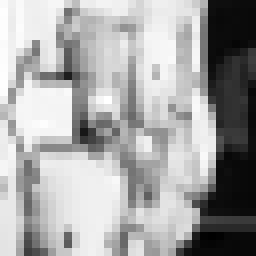
#> input picture img/input_directions/extracted/n.png, 32 x 32 px, found by its file name (shown 8 times larger)
$ python extract_direction_templates_from_image.py ../img/input_directions/extracted/n.png
#> lines starting #> are read from the running program, lines starting #| are printed output that depends on the picture
#!/usr/bin/env python3
"""Extract direction-zone crops from input strip and save as templates.
  Image: python scripts/extract_direction_templates_from_image.py path/to/strip.png
  Video P1: python scripts/extract_direction_templates_from_image.py --video path/to/video.mp4
  Video P2: python scripts/extract_direction_templates_from_image.py --video path/to/video.mp4 --p2
Slices into fixed-height rows, crops middle (direction zone), resizes to 32x32.
  P1 -> img/input_directions/extracted/   P2 -> img/input_directions/extracted_p2/
"""
import os
import sys
import configparser
import cv2
import numpy as np

parent = os.path.dirname(os.path.dirname(os.path.abspath(__file__)))
sys.path.insert(0, parent)
os.chdir(parent)

def load_synthetic_templates():
    templates_dir = os.path.join(parent, "img", "input_directions")
    labels = ["n", "1", "2", "3", "4", "6", "7", "8", "9"]
    out = []
    for lab in labels:
        path = os.path.join(templates_dir, f"{lab}.png")
        t = cv2.imread(path, cv2.IMREAD_GRAYSCALE)
        if t is not None:
            out.append((lab.upper() if lab == "n" else lab, t))
    return out

def main():
    use_video = "--video" in sys.argv
    use_p2 = "--p2" in sys.argv
    args = [a for a in sys.argv[1:] if a not in ("--video", "--p2")]
    if not args:
        print("Usage: python scripts/extract_direction_templates_from_image.py <strip_image>")
        print("   or: python scripts/extract_direction_templates_from_image.py --video <video.mp4> [--p2]")
        return 1
    path = os.path.expanduser(args[0])
    if not os.path.isfile(path):
        print(f"Not found: {path}")
        return 1
    if use_video:
        cap = cv2.VideoCapture(path)
        if not cap.isOpened():
            print("Could not open video")
            return 1
        cap.set(cv2.CAP_PROP_POS_FRAMES, 0)
        ret, frame = cap.read()
        cap.release()
        if not ret:
            print("Could not read first frame")
            return 1
        cfg = configparser.ConfigParser()
        cfg.read(os.path.join(parent, "config.ini"))
        region_key = "p2_region" if use_p2 else "p1_region"
        default = "1640,200,280,700" if use_p2 else "0,200,280,700"
        reg = cfg.get("input_display", region_key, fallback=default)
        parts = [int(p.strip()) for p in reg.split(",") if p.strip()]
        if len(parts) != 4:
            print(f"Invalid {region_key}")
            return 1
        x, y, rw, rh = parts
        h_vid, w_vid = frame.shape[:2]
        sx, sy = w_vid / 1920, h_vid / 1080
        x, y = int(x * sx), int(y * sy)
        rw, rh = int(rw * sx), int(rh * sy)
        img = frame[y : y + rh, x : x + rw]
    else:
        img = cv2.imread(path)
#> img is the input picture: shape (32, 32, 3); min 0, max 255, mean 165
        if img is None:
            print("Could not load image")
            return 1
    if img.ndim == 3:
        gray = cv2.cvtColor(img, cv2.COLOR_BGR2GRAY)
    else:
        gray = img
    h, w = gray.shape[:2]
#> h = 32; w = 32
    # Fixed row height (strip is ~550px, ~15-19 rows -> ~29-36 px/row)
    row_height = max(28, h // 18)
#> row_height = 28
    out_dir = os.path.join(parent, "img", "input_directions", "extracted_p2" if use_p2 else "extracted")
    os.makedirs(out_dir, exist_ok=True)
    synthetics = load_synthetic_templates()
    if not synthetics:
        print("No synthetic templates in img/input_directions/ - run scripts/generate_direction_templates.py first")
        return 1
    x1, x2 = w // 3, 2 * (w // 3)
#> x1 = 10; x2 = 20
    extracted = []
    y = row_height // 2
#> y = 14
    while y + row_height // 2 < h:
        y1 = max(0, y - row_height // 2)
        y2 = min(h, y + row_height // 2)
        zone = gray[y1:y2, x1:x2]
        zone = cv2.resize(zone, (32, 32), interpolation=cv2.INTER_AREA)
        zone = cv2.normalize(zone, None, 0, 255, cv2.NORM_MINMAX)
        best_label, best_score = None, -2.0
        for label, tpl in synthetics:
            tpl_norm = cv2.normalize(tpl, None, 0, 255, cv2.NORM_MINMAX)
            res = cv2.matchTemplate(zone, tpl_norm, cv2.TM_CCOEFF_NORMED)
            score = float(np.max(res))
            if score > best_score:
                best_score = score
                best_label = "5" if label == "N" else label
        save_label = best_label if best_score >= 0.2 else f"row{len(extracted)}"
        if best_label == "5":
            save_name = "n.png"
        else:
            save_name = f"{save_label}.png"
        out_path = os.path.join(out_dir, save_name)
        cv2.imwrite(out_path, zone)
        extracted.append((y, save_label, best_score))
        y += row_height
#> this loop made 1 pass
#> pass 1, in main, `zone = cv2.resize(zone, (32, 32), interpolation=cv2.INTER_AREA)`:
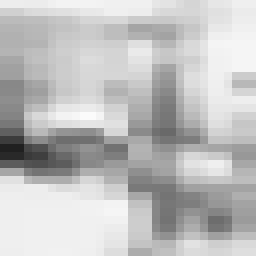
#> zone: shape (32, 32) (shown 8 times larger); min 32, max 251, mean 191.4
#> pass 1, in main, `zone = cv2.normalize(zone, None, 0, 255, cv2.NORM_MINMAX)`:
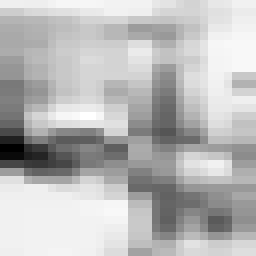
#> zone: shape (32, 32) (shown 8 times larger); min 0, max 255, mean 185.6
#> after the loop, extracted = [(14, 'row0', -0.0938)]; y = 42
    print(f"Wrote {len(extracted)} direction crops to {out_dir}")
#| Wrote 1 direction crops to img/input_directions/extracted
    for y, lab, sc in extracted[:12]:
        print(f"  y={y} -> {lab} (score={sc:.2f})")
#> this loop made 1 pass
#|   y=14 -> row0 (score=-0.09)
    return 0

if __name__ == "__main__":
    sys.exit(main())
#> (the program exits here)
